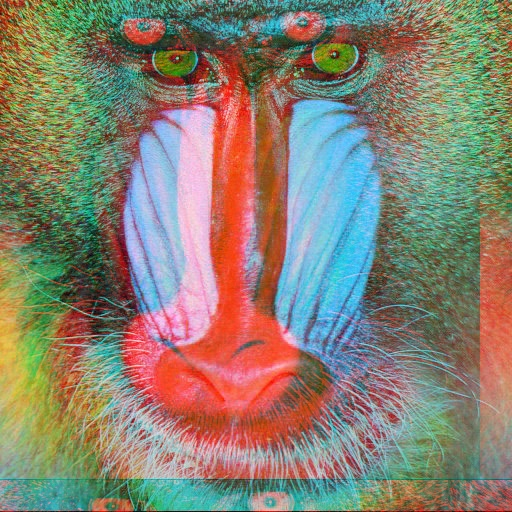
#> input picture Lab1-Intro-MandrillChallenge/images/mandrill1.jpg, 512 x 512 px, found by its file name
$ python fixman1.py
#> lines starting #> are read from the running program, lines starting #| are printed output that depends on the picture
import cv2
import numpy as np

threshold = 128

BLUE = 0
GREEN = 1
RED = 2

highlight = RED
# load image from a file into the container
image = cv2.imread("images/mandrill1.jpg", cv2.IMREAD_UNCHANGED)
#> image is the input picture: shape (512, 512, 3); mean B, G, R 113.1, 128.9, 136.9

height, width, colour = image.shape
#> height = 512; width = 512; colour = 3

# [6 lines of commented-out code are left out]

b, g, r = cv2.split(image)
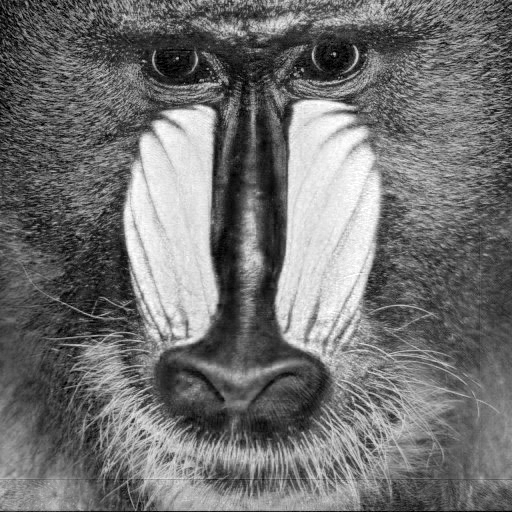
#> b: shape (512, 512); min 0, max 255, mean 113.1
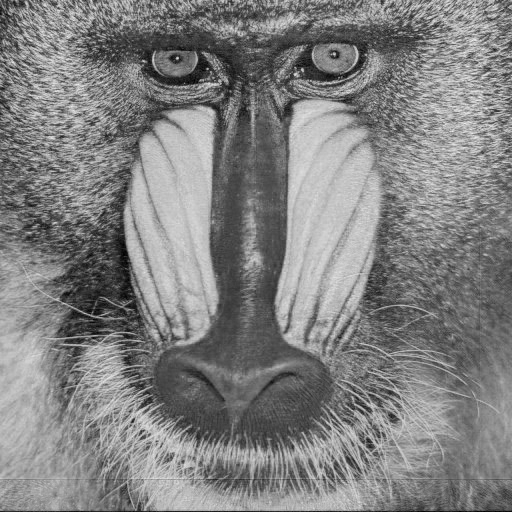
#> g: shape (512, 512); min 0, max 238, mean 128.9
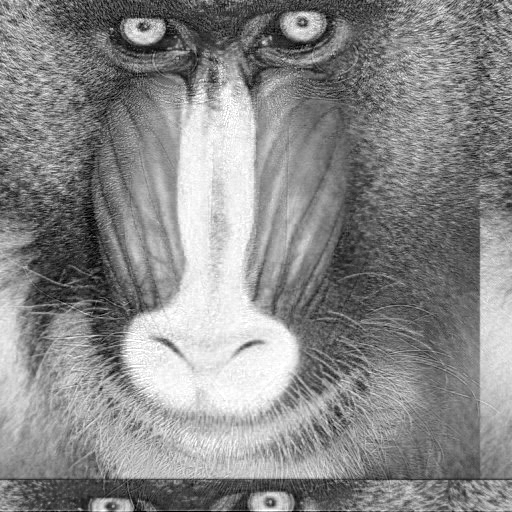
#> r: shape (512, 512); min 0, max 255, mean 136.9

M = np.float32([
	[1, 0, 32],
	[0, 1, 32]
])

r = cv2.warpAffine(r, M, (width, height))
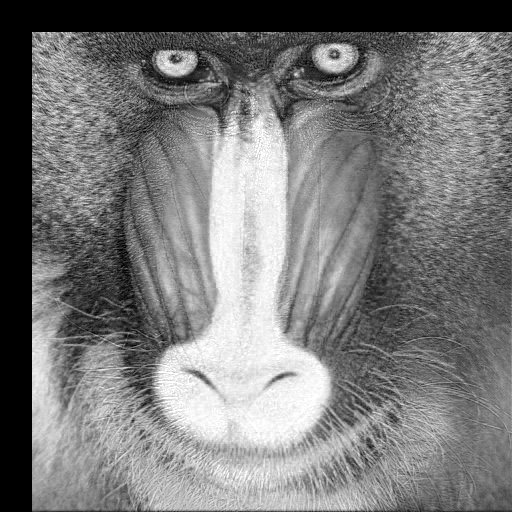
#> r: shape (512, 512); min 0, max 255, mean 121.5

temp = cv2.merge((b,g,r))
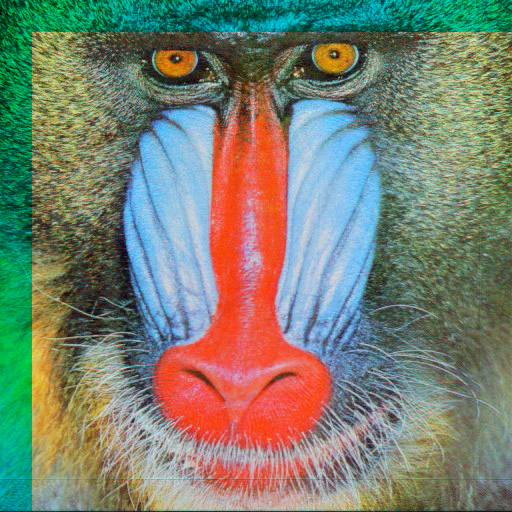
#> temp: shape (512, 512, 3); mean B, G, R 113.1, 128.9, 121.5
# [17 lines of commented-out code are left out]
cv2.imwrite("python/fixman1.jpg", temp)

$ run again, with Lab1-Intro-MandrillChallenge/images/mandrill0.jpg copied over Lab1-Intro-MandrillChallenge/images/mandrill1.jpg
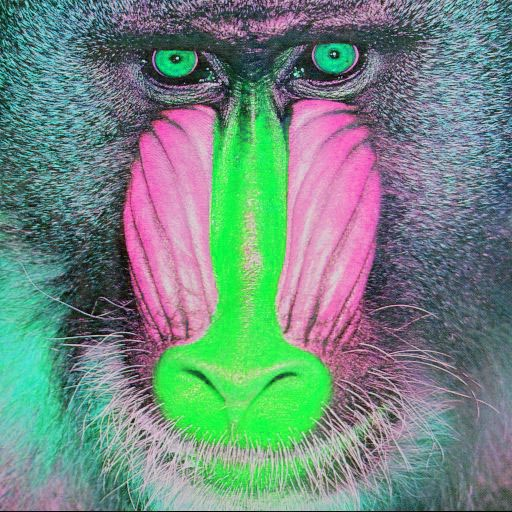
#> input picture Lab1-Intro-MandrillChallenge/images/mandrill0.jpg, 512 x 512 px, found by its file name
#> image is the input picture: shape (512, 512, 3); mean B, G, R 128.9, 137.4, 113.2
#> `r = cv2.warpAffine(r, M, (width, height))`:
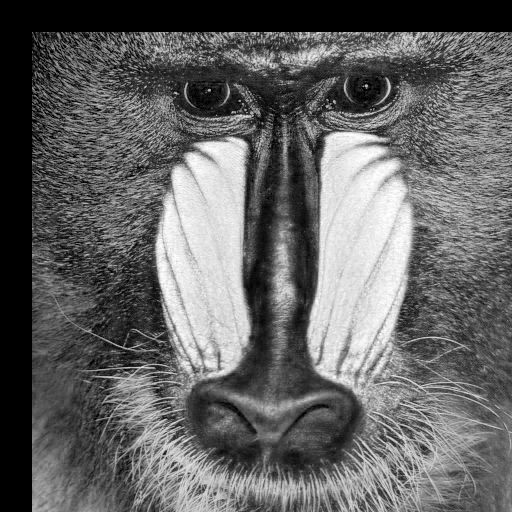
#> r: shape (512, 512); min 0, max 255, mean 100.3
#> `temp = cv2.merge((b,g,r))`:
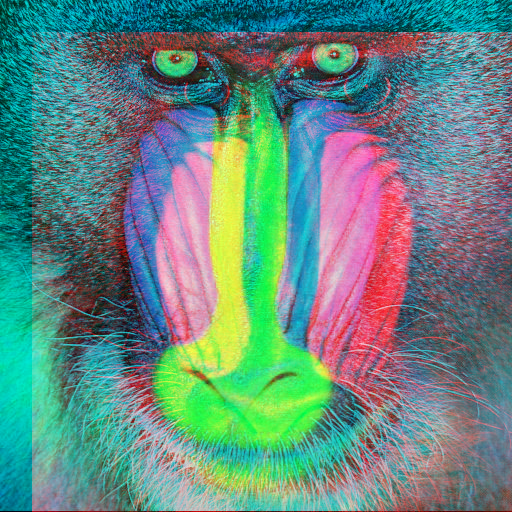
#> temp: shape (512, 512, 3); mean B, G, R 128.9, 137.4, 100.3

$ run again, with Lab1-Intro-MandrillChallenge/images/mandrill2.jpg copied over Lab1-Intro-MandrillChallenge/images/mandrill1.jpg
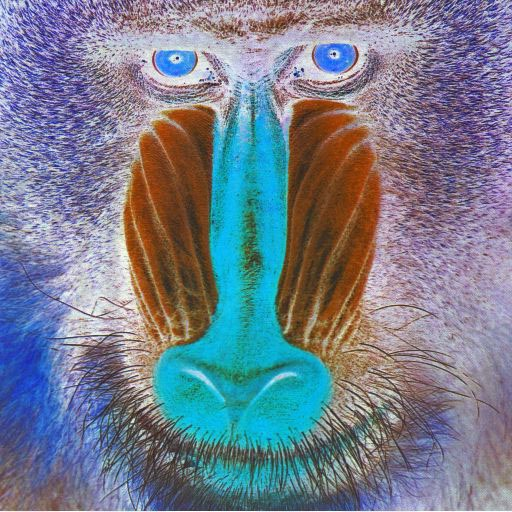
#> input picture Lab1-Intro-MandrillChallenge/images/mandrill2.jpg, 512 x 512 px, found by its file name
#> image is the input picture: shape (512, 512, 3); mean B, G, R 141.8, 126.1, 117.6
#> `r = cv2.warpAffine(r, M, (width, height))`:
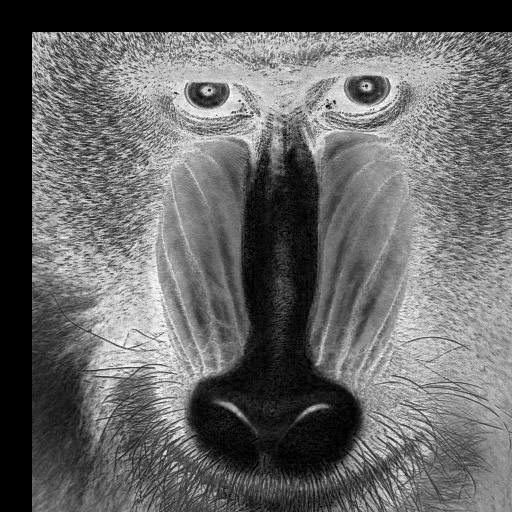
#> r: shape (512, 512); min 0, max 255, mean 102.5
#> `temp = cv2.merge((b,g,r))`:
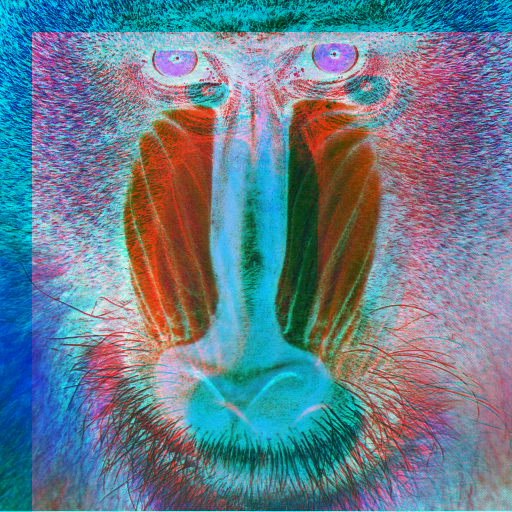
#> temp: shape (512, 512, 3); mean B, G, R 141.8, 126.1, 102.5

$ run again, with Lab1-Intro-MandrillChallenge/images/mandrill3.jpg copied over Lab1-Intro-MandrillChallenge/images/mandrill1.jpg
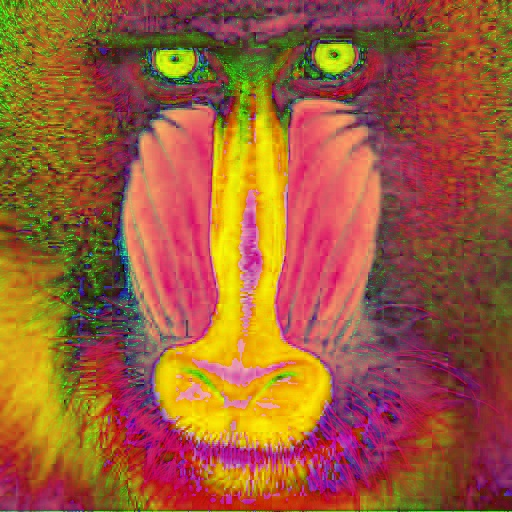
#> input picture Lab1-Intro-MandrillChallenge/images/mandrill3.jpg, 512 x 512 px, found by its file name
#> image is the input picture: shape (512, 512, 3); mean B, G, R 57.2, 92, 157.5
#> `r = cv2.warpAffine(r, M, (width, height))`:
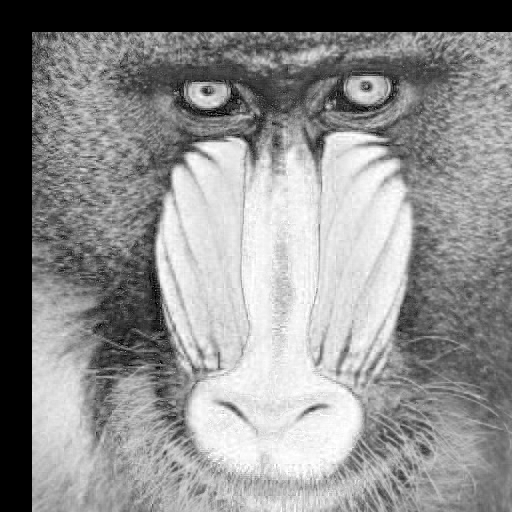
#> r: shape (512, 512); min 0, max 255, mean 140.8
#> `temp = cv2.merge((b,g,r))`:
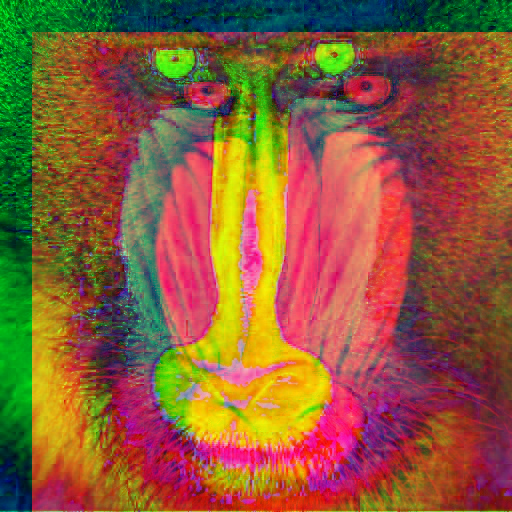
#> temp: shape (512, 512, 3); mean B, G, R 57.2, 92, 140.8
